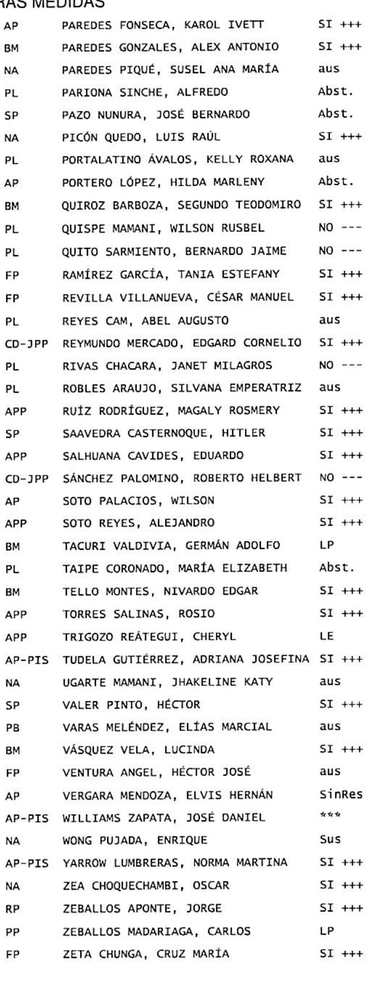
#> input picture others/test_filas/image_0.png, 379 x 1000 px, shrunk from 783 x 2066 before the run; the run also reads 2 pictures not shown here
$ jupyter execute b_test_rows.ipynb
#> lines starting #> are read from the running program, lines starting #| are printed output that depends on the picture
[cell 1]
import cv2
import numpy as np
import matplotlib.pyplot as plt
from matplotlib.patches import Rectangle

# Cargar la imagen
img_path = './image_0.png'
imagen = cv2.imread(img_path)
#> imagen is the input picture: shape (1000, 379, 3); min 0, max 255, mean 235.4
imagen_rgb = cv2.cvtColor(imagen, cv2.COLOR_BGR2RGB)

def detectar_filas_mejorado(imagen):
    """
    Detecta filas en una imagen de tabla usando procesamiento clásico
    """
    # Convertir a escala de grises
    gray = cv2.cvtColor(imagen, cv2.COLOR_BGR2GRAY)

    # Aplicar threshold para obtener imagen binaria
    _, binary = cv2.threshold(gray, 150, 255, cv2.THRESH_BINARY_INV)
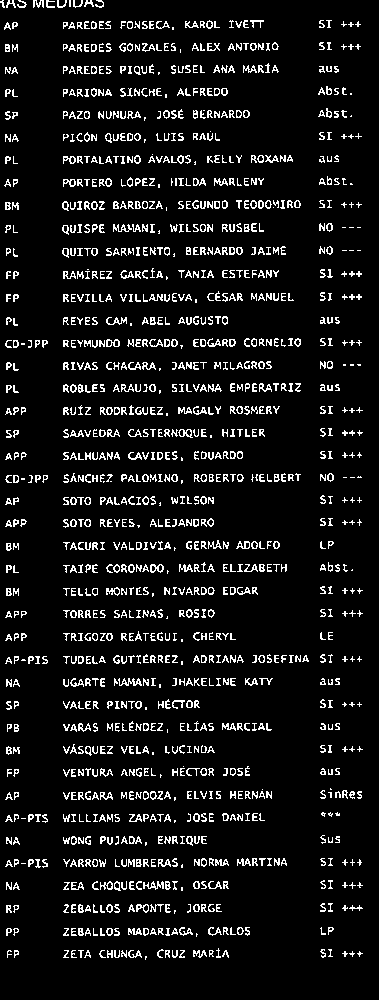
#> binary: shape (1000, 379); 8.5% white in thin lines or dots

    # Crear kernel horizontal largo para detectar líneas de texto
    horizontal_kernel = cv2.getStructuringElement(cv2.MORPH_RECT, (imagen.shape[1]//2, 1))

    # Detectar líneas horizontales
    horizontal_lines = cv2.morphologyEx(binary, cv2.MORPH_OPEN, horizontal_kernel, iterations=1)
#> horizontal_lines: shape (1000, 379); every value is 0

    # Dilatar para conectar componentes cercanos
    kernel_dilate = cv2.getStructuringElement(cv2.MORPH_RECT, (imagen.shape[1]//4, 3))
    horizontal_lines = cv2.dilate(horizontal_lines, kernel_dilate, iterations=1)

    # Proyección horizontal para encontrar filas
    horizontal_projection = np.sum(binary, axis=1)
#> horizontal_projection = 1000 values, max 36465 at index 345, min 0 at index 8, mean 8194.4

    # Encontrar picos en la proyección (inicio/fin de filas)
    threshold_projection = np.mean(horizontal_projection) * 0.3
#> threshold_projection = 2458.3
    row_positions = []
    in_row = False
    start_y = 0

    for y in range(len(horizontal_projection)):
        if horizontal_projection[y] > threshold_projection:
            if not in_row:
                start_y = y
                in_row = True
        else:
            if in_row:
                if y - start_y > 10:  # Altura mínima de fila
                    row_positions.append((start_y, y))
                in_row = False
#> this loop made 1000 passes
#> in_row on passes 1, 9, 21, 30, 43, 53, 66, 75: True, False, True, False, True, False, True, False
#> after the loop, in_row = False; row_positions = []; start_y = 949

    # Si la última fila no se cerró
    if in_row and len(horizontal_projection) - start_y > 10:
        row_positions.append((start_y, len(horizontal_projection)))

    # Crear bounding boxes para cada fila
    filas = []
    margen = 2  # Margen adicional para capturar toda la fila

    for start_y, end_y in row_positions:
        # Expandir ligeramente los límites
        y1 = max(0, start_y - margen)
        y2 = min(imagen.shape[0], end_y + margen)
        altura = y2 - y1

        # Solo incluir si tiene altura razonable
        if 15 < altura < 100:  # Ajusta estos valores según tu imagen
            filas.append({
                'x': 0,
                'y': y1,
                'width': imagen.shape[1],
                'height': altura,
                'bbox': (0, y1, imagen.shape[1], altura)
            })
#> this loop made 0 passes
#> after the loop, filas = []

    return filas

# Detectar filas
filas_detectadas = detectar_filas_mejorado(imagen)
#> filas_detectadas = []

# Visualizar resultados
fig, axes = plt.subplots(2, 1, figsize=(12, 16))

# Imagen original
axes[0].imshow(imagen_rgb)
axes[0].set_title(f'Imagen Original - {len(filas_detectadas)} filas detectadas')
axes[0].axis('off')

# Imagen con filas detectadas
axes[1].imshow(imagen_rgb)
axes[1].set_title('Filas Detectadas')
axes[1].axis('off')

# Dibujar rectángulos para cada fila
colores = plt.cm.tab20(np.linspace(0, 1, len(filas_detectadas)))
#> colores = empty array

for idx, fila in enumerate(filas_detectadas):
    rect = Rectangle(
        (fila['x'], fila['y']),
        fila['width'],
        fila['height'],
        linewidth=2,
        edgecolor=colores[idx],
        facecolor='none',
        alpha=0.7
    )
    axes[1].add_patch(rect)

    # Añadir número de fila
    axes[1].text(
        fila['x'] + 5,
        fila['y'] + fila['height']/2,
        f"Fila {idx+1}",
        color='red',
        fontsize=8,
        fontweight='bold',
        bbox=dict(boxstyle="round,pad=0.3", facecolor="yellow", alpha=0.5)
    )

plt.tight_layout()
plt.show()
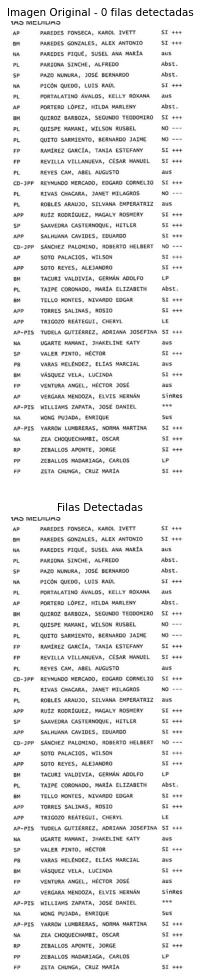
#> figure drawn by matplotlib, 2 panels

# Imprimir información de las filas detectadas
print(f"\n✅ Total de filas detectadas: {len(filas_detectadas)}\n")
#| ✅ Total de filas detectadas: 0
print("Coordenadas de cada fila:")
print("-" * 50)
for idx, fila in enumerate(filas_detectadas):
    print(f"Fila {idx+1:2d}: Y={fila['y']:3d} a Y={fila['y']+fila['height']:3d} (altura={fila['height']:2d}px)")
#> (the rest of the program and of its run is left out)
